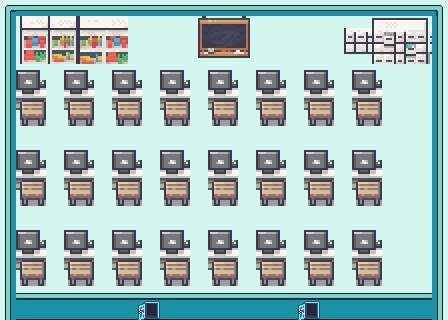

Below is a game level as drawn by its tile map, then a one-line description and the .tmx that defines it (tile-layer data replaced by summaries):
An orthogonal 28x20 tile map with 16x16 px tiles, 7 tile layers (floor, wall, computers, chairs, ...), 4 tilesets.

<map version="1.10" tiledversion="1.10.2" orientation="orthogonal" renderorder="right-down" width="28" height="20" tilewidth="16" tileheight="16" infinite="0" nextlayerid="8" nextobjectid="1">
 <tileset firstgid="1" source="free_overview.tsx" />
 <tileset firstgid="10297" source="house_building_assets_brown_light.tsx" />
 <tileset firstgid="11033" source="house_doors.tsx" />
 <tileset firstgid="12537" source="house_building_assets.tsx" />
 <layer id="2" name="floor" width="28" height="20">
  <data>[560 cells, 560 non-empty, 1 distinct tile ids]</data>
 </layer>
 <layer id="1" name="wall" width="28" height="20">
  <data>[560 cells, 118 non-empty, 4 distinct tile ids]</data>
 </layer>
 <layer id="3" name="computers" width="28" height="20">
  <data>[560 cells, 144 non-empty, 6 distinct tile ids]</data>
 </layer>
 <layer id="4" name="chairs" width="28" height="20">
  <data>[560 cells, 96 non-empty, 4 distinct tile ids]</data>
 </layer>
 <layer id="5" name="cupboards" width="28" height="20">
  <data>[560 cells, 39 non-empty, 39 distinct tile ids]</data>
 </layer>
 <layer id="6" name="blackboard" width="28" height="20">
  <data>[560 cells, 12 non-empty, 9 distinct tile ids]</data>
 </layer>
 <layer id="7" name="door" width="28" height="20">
  <data>[560 cells, 8 non-empty, 4 distinct tile ids]</data>
 </layer>
</map>
